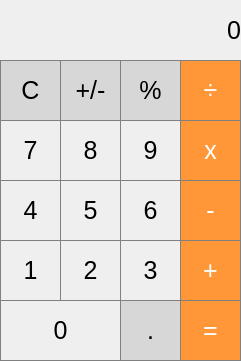
<?xml version="1.0" encoding="UTF-8"?>
<ui version="4.0">
 <class>Calculator</class>
 <widget class="QMainWindow" name="Calculator">
  <property name="geometry">
   <rect>
    <x>0</x>
    <y>0</y>
    <width>241</width>
    <height>361</height>
   </rect>
  </property>
  <property name="minimumSize">
   <size>
    <width>241</width>
    <height>361</height>
   </size>
  </property>
  <property name="maximumSize">
   <size>
    <width>241</width>
    <height>361</height>
   </size>
  </property>
  <property name="windowTitle">
   <string>Calculator</string>
  </property>
  <widget class="QWidget" name="centralwidget">
   <widget class="QLabel" name="label">
    <property name="geometry">
     <rect>
      <x>0</x>
      <y>0</y>
      <width>241</width>
      <height>61</height>
     </rect>
    </property>
    <property name="font">
     <font>
      <pointsize>19</pointsize>
     </font>
    </property>
    <property name="styleSheet">
     <string notr="true">QLabel {
  qproperty-alignment: 'AlignVCenter | AlignRight';
  border: 1px solid gray;
}

background-color : white;
</string>
    </property>
    <property name="text">
     <string>0</string>
    </property>
    <property name="alignment">
     <set>Qt::AlignRight|Qt::AlignTrailing|Qt::AlignVCenter</set>
    </property>
   </widget>
   <widget class="QPushButton" name="pushButton_clear">
    <property name="geometry">
     <rect>
      <x>0</x>
      <y>60</y>
      <width>61</width>
      <height>61</height>
     </rect>
    </property>
    <property name="font">
     <font>
      <pointsize>19</pointsize>
     </font>
    </property>
    <property name="styleSheet">
     <string notr="true">QPushButton {
  background-color: rgb(215, 215, 215);
  border: 1px solid gray;
	color:block
}
QPushButton:pressed {
    background-color: qlineargradient(x1: 0, y1: 0, x2: 0, y2: 1,
                                      stop: 0 #BEBEBE, stop: 1 #D7D7D7);
}</string>
    </property>
    <property name="text">
     <string>C</string>
    </property>
   </widget>
   <widget class="QPushButton" name="pushButton_plusMinus">
    <property name="geometry">
     <rect>
      <x>60</x>
      <y>60</y>
      <width>61</width>
      <height>61</height>
     </rect>
    </property>
    <property name="font">
     <font>
      <pointsize>19</pointsize>
     </font>
    </property>
    <property name="styleSheet">
     <string notr="true">QPushButton {
  background-color: rgb(215, 215, 215);
  border: 1px solid gray;
	color:block
}
QPushButton:pressed {
    background-color: qlineargradient(x1: 0, y1: 0, x2: 0, y2: 1,
                                      stop: 0 #BEBEBE, stop: 1 #D7D7D7);
}</string>
    </property>
    <property name="text">
     <string>+/-</string>
    </property>
   </widget>
   <widget class="QPushButton" name="pushButton_percent">
    <property name="geometry">
     <rect>
      <x>120</x>
      <y>60</y>
      <width>61</width>
      <height>61</height>
     </rect>
    </property>
    <property name="font">
     <font>
      <pointsize>19</pointsize>
     </font>
    </property>
    <property name="styleSheet">
     <string notr="true">QPushButton {
  background-color: rgb(215, 215, 215);
  border: 1px solid gray;
	color:block
}
QPushButton:pressed {
    background-color: qlineargradient(x1: 0, y1: 0, x2: 0, y2: 1,
                                      stop: 0 #BEBEBE, stop: 1 #D7D7D7);
}</string>
    </property>
    <property name="text">
     <string>%</string>
    </property>
   </widget>
   <widget class="QPushButton" name="pushButton_divide">
    <property name="geometry">
     <rect>
      <x>180</x>
      <y>60</y>
      <width>61</width>
      <height>61</height>
     </rect>
    </property>
    <property name="font">
     <font>
      <pointsize>19</pointsize>
     </font>
    </property>
    <property name="styleSheet">
     <string notr="true">QPushButton {
  background-color: rgb(255, 151, 57);
  color: white; 
  border: 1px solid gray;
}

QPushButton:pressed {
    background-color: qlineargradient(x1: 0, y1: 0, x2: 0, y2: 1,
                                      stop: 0 #FF7832, stop: 1 #FF9739);
}
</string>
    </property>
    <property name="text">
     <string>÷</string>
    </property>
   </widget>
   <widget class="QPushButton" name="pushButton_8">
    <property name="geometry">
     <rect>
      <x>60</x>
      <y>120</y>
      <width>61</width>
      <height>61</height>
     </rect>
    </property>
    <property name="font">
     <font>
      <pointsize>19</pointsize>
     </font>
    </property>
    <property name="styleSheet">
     <string notr="true">QPushButton {
   	border: 1px solid gray;
}
QPushButton:pressed {
    	background-color: qlineargradient(x1: 0, y1: 0, x2: 0, y2: 1,
                                      stop: 0 #dadbde, stop: 1 #f6f7fa);
}</string>
    </property>
    <property name="text">
     <string>8</string>
    </property>
   </widget>
   <widget class="QPushButton" name="pushButton_multiply">
    <property name="geometry">
     <rect>
      <x>180</x>
      <y>120</y>
      <width>61</width>
      <height>61</height>
     </rect>
    </property>
    <property name="font">
     <font>
      <pointsize>19</pointsize>
     </font>
    </property>
    <property name="styleSheet">
     <string notr="true">QPushButton {
  background-color: rgb(255, 151, 57);
  color: white; 
  border: 1px solid gray;
}

QPushButton:pressed {
    background-color: qlineargradient(x1: 0, y1: 0, x2: 0, y2: 1,
                                      stop: 0 #FF7832, stop: 1 #FF9739);
}
</string>
    </property>
    <property name="text">
     <string>x</string>
    </property>
   </widget>
   <widget class="QPushButton" name="pushButton_9">
    <property name="geometry">
     <rect>
      <x>120</x>
      <y>120</y>
      <width>61</width>
      <height>61</height>
     </rect>
    </property>
    <property name="font">
     <font>
      <pointsize>19</pointsize>
     </font>
    </property>
    <property name="styleSheet">
     <string notr="true">QPushButton {
   	border: 1px solid gray;
}
QPushButton:pressed {
    	background-color: qlineargradient(x1: 0, y1: 0, x2: 0, y2: 1,
                                      stop: 0 #dadbde, stop: 1 #f6f7fa);
}</string>
    </property>
    <property name="text">
     <string>9</string>
    </property>
   </widget>
   <widget class="QPushButton" name="pushButton_7">
    <property name="geometry">
     <rect>
      <x>0</x>
      <y>120</y>
      <width>61</width>
      <height>61</height>
     </rect>
    </property>
    <property name="font">
     <font>
      <pointsize>19</pointsize>
     </font>
    </property>
    <property name="styleSheet">
     <string notr="true">QPushButton {
   	border: 1px solid gray;
}
QPushButton:pressed {
    	background-color: qlineargradient(x1: 0, y1: 0, x2: 0, y2: 1,
                                      stop: 0 #dadbde, stop: 1 #f6f7fa);
}</string>
    </property>
    <property name="text">
     <string>7</string>
    </property>
   </widget>
   <widget class="QPushButton" name="pushButton_5">
    <property name="geometry">
     <rect>
      <x>60</x>
      <y>180</y>
      <width>61</width>
      <height>61</height>
     </rect>
    </property>
    <property name="font">
     <font>
      <pointsize>19</pointsize>
     </font>
    </property>
    <property name="styleSheet">
     <string notr="true">QPushButton {
   	border: 1px solid gray;
}
QPushButton:pressed {
    	background-color: qlineargradient(x1: 0, y1: 0, x2: 0, y2: 1,
                                      stop: 0 #dadbde, stop: 1 #f6f7fa);
}</string>
    </property>
    <property name="text">
     <string>5</string>
    </property>
   </widget>
   <widget class="QPushButton" name="pushButton_subtract">
    <property name="geometry">
     <rect>
      <x>180</x>
      <y>180</y>
      <width>61</width>
      <height>61</height>
     </rect>
    </property>
    <property name="font">
     <font>
      <pointsize>19</pointsize>
     </font>
    </property>
    <property name="styleSheet">
     <string notr="true">QPushButton {
  background-color: rgb(255, 151, 57);
  color: white; 
  border: 1px solid gray;
}

QPushButton:pressed {
    background-color: qlineargradient(x1: 0, y1: 0, x2: 0, y2: 1,
                                      stop: 0 #FF7832, stop: 1 #FF9739);
}
</string>
    </property>
    <property name="text">
     <string>-</string>
    </property>
   </widget>
   <widget class="QPushButton" name="pushButton_6">
    <property name="geometry">
     <rect>
      <x>120</x>
      <y>180</y>
      <width>61</width>
      <height>61</height>
     </rect>
    </property>
    <property name="font">
     <font>
      <pointsize>19</pointsize>
     </font>
    </property>
    <property name="styleSheet">
     <string notr="true">QPushButton {
   	border: 1px solid gray;
}
QPushButton:pressed {
    	background-color: qlineargradient(x1: 0, y1: 0, x2: 0, y2: 1,
                                      stop: 0 #dadbde, stop: 1 #f6f7fa);
}</string>
    </property>
    <property name="text">
     <string>6</string>
    </property>
   </widget>
   <widget class="QPushButton" name="pushButton_4">
    <property name="geometry">
     <rect>
      <x>0</x>
      <y>180</y>
      <width>61</width>
      <height>61</height>
     </rect>
    </property>
    <property name="font">
     <font>
      <pointsize>19</pointsize>
     </font>
    </property>
    <property name="styleSheet">
     <string notr="true">QPushButton {
   	border: 1px solid gray;
}
QPushButton:pressed {
    	background-color: qlineargradient(x1: 0, y1: 0, x2: 0, y2: 1,
                                      stop: 0 #dadbde, stop: 1 #f6f7fa);
}</string>
    </property>
    <property name="text">
     <string>4</string>
    </property>
   </widget>
   <widget class="QPushButton" name="pushButton_3">
    <property name="geometry">
     <rect>
      <x>120</x>
      <y>240</y>
      <width>61</width>
      <height>61</height>
     </rect>
    </property>
    <property name="font">
     <font>
      <pointsize>19</pointsize>
     </font>
    </property>
    <property name="styleSheet">
     <string notr="true">QPushButton {
   	border: 1px solid gray;
}
QPushButton:pressed {
    	background-color: qlineargradient(x1: 0, y1: 0, x2: 0, y2: 1,
                                      stop: 0 #dadbde, stop: 1 #f6f7fa);
}</string>
    </property>
    <property name="text">
     <string>3</string>
    </property>
   </widget>
   <widget class="QPushButton" name="pushButton_2">
    <property name="geometry">
     <rect>
      <x>60</x>
      <y>240</y>
      <width>61</width>
      <height>61</height>
     </rect>
    </property>
    <property name="font">
     <font>
      <pointsize>19</pointsize>
     </font>
    </property>
    <property name="styleSheet">
     <string notr="true">QPushButton {
   	border: 1px solid gray;
}
QPushButton:pressed {
    	background-color: qlineargradient(x1: 0, y1: 0, x2: 0, y2: 1,
                                      stop: 0 #dadbde, stop: 1 #f6f7fa);
}</string>
    </property>
    <property name="text">
     <string>2</string>
    </property>
   </widget>
   <widget class="QPushButton" name="pushButton_add">
    <property name="geometry">
     <rect>
      <x>180</x>
      <y>240</y>
      <width>61</width>
      <height>61</height>
     </rect>
    </property>
    <property name="font">
     <font>
      <pointsize>19</pointsize>
     </font>
    </property>
    <property name="styleSheet">
     <string notr="true">QPushButton {
  background-color: rgb(255, 151, 57);
  color: white; 
  border: 1px solid gray;
}

QPushButton:pressed {
    background-color: qlineargradient(x1: 0, y1: 0, x2: 0, y2: 1,
                                      stop: 0 #FF7832, stop: 1 #FF9739);
}
</string>
    </property>
    <property name="text">
     <string>+</string>
    </property>
   </widget>
   <widget class="QPushButton" name="pushButton_1">
    <property name="geometry">
     <rect>
      <x>0</x>
      <y>240</y>
      <width>61</width>
      <height>61</height>
     </rect>
    </property>
    <property name="font">
     <font>
      <pointsize>19</pointsize>
     </font>
    </property>
    <property name="styleSheet">
     <string notr="true">QPushButton {
   	border: 1px solid gray;
}
QPushButton:pressed {
    	background-color: qlineargradient(x1: 0, y1: 0, x2: 0, y2: 1,
                                      stop: 0 #dadbde, stop: 1 #f6f7fa);
}</string>
    </property>
    <property name="text">
     <string>1</string>
    </property>
   </widget>
   <widget class="QPushButton" name="pushButton_0">
    <property name="geometry">
     <rect>
      <x>0</x>
      <y>300</y>
      <width>121</width>
      <height>61</height>
     </rect>
    </property>
    <property name="font">
     <font>
      <pointsize>19</pointsize>
     </font>
    </property>
    <property name="styleSheet">
     <string notr="true">QPushButton {
   	border: 1px solid gray;
}
QPushButton:pressed {
    	background-color: qlineargradient(x1: 0, y1: 0, x2: 0, y2: 1,
                                      stop: 0 #dadbde, stop: 1 #f6f7fa);
}</string>
    </property>
    <property name="text">
     <string>0</string>
    </property>
   </widget>
   <widget class="QPushButton" name="pushButton_decimal">
    <property name="geometry">
     <rect>
      <x>120</x>
      <y>300</y>
      <width>61</width>
      <height>61</height>
     </rect>
    </property>
    <property name="font">
     <font>
      <pointsize>19</pointsize>
     </font>
    </property>
    <property name="styleSheet">
     <string notr="true">QPushButton {
  background-color: rgb(215, 215, 215);
  border: 1px solid gray;
	color:block
}
QPushButton:pressed {
    background-color: qlineargradient(x1: 0, y1: 0, x2: 0, y2: 1,
                                      stop: 0 #BEBEBE, stop: 1 #D7D7D7);
}</string>
    </property>
    <property name="text">
     <string>.</string>
    </property>
   </widget>
   <widget class="QPushButton" name="pushButton_equals">
    <property name="geometry">
     <rect>
      <x>180</x>
      <y>300</y>
      <width>61</width>
      <height>61</height>
     </rect>
    </property>
    <property name="font">
     <font>
      <pointsize>19</pointsize>
     </font>
    </property>
    <property name="styleSheet">
     <string notr="true">QPushButton {
  background-color: rgb(255, 151, 57);
  color: white; 
  border: 1px solid gray;
}

QPushButton:pressed {
    background-color: qlineargradient(x1: 0, y1: 0, x2: 0, y2: 1,
                                      stop: 0 #FF7832, stop: 1 #FF9739);
}
</string>
    </property>
    <property name="text">
     <string>=</string>
    </property>
   </widget>
  </widget>
 </widget>
 <resources/>
 <connections/>
</ui>
